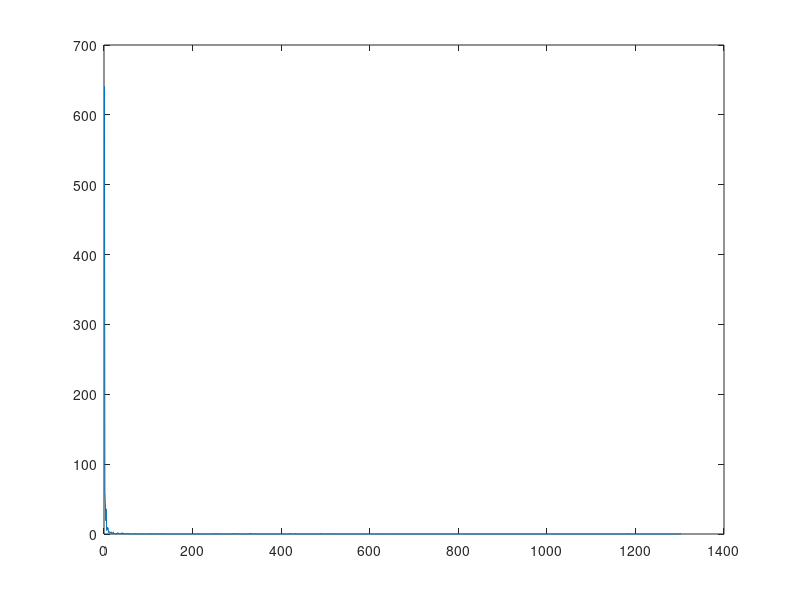

MATLAB code for this plot:
function SSBOND_distribution
	M=dlmread("SSBOND_distribution.txt");
	v=M(:,3)+M(:,4);
	N=max(v);
	for i=(0:N) 
		w(i+1)=sum(v == i);
	endfor
	plot(w);
	dlmwrite("SSBOND_definitive.txt", w');
endfunction
